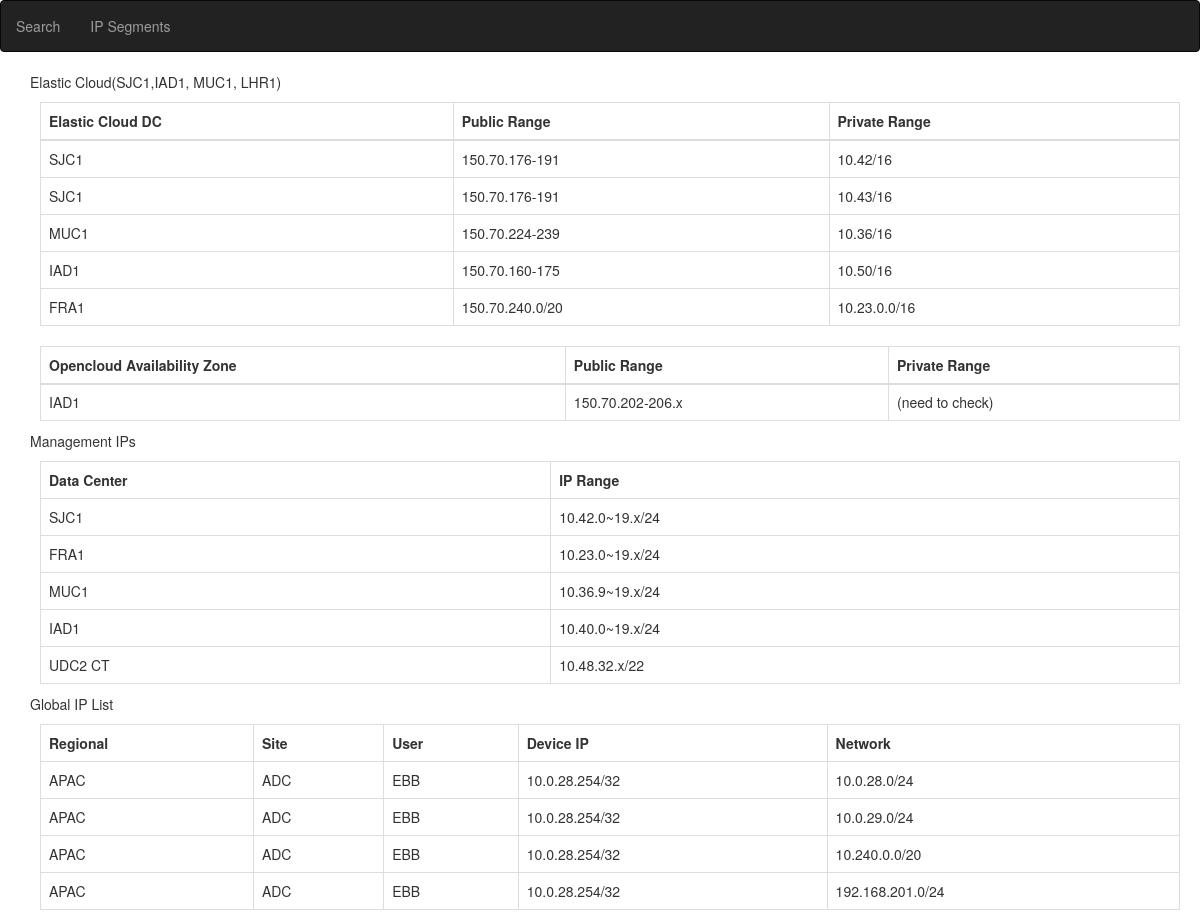
The page /proj/ipseg.php on the database its author committed.
### tables this page shows
CREATE TABLE `elastic_cloud` (
  `ecseg_id` int(11) NOT NULL AUTO_INCREMENT,
  `ec_dc` varchar(45) NOT NULL,
  `ecpub_ip` varchar(15) NOT NULL,
  `ecpri_ip` varchar(15) NOT NULL,
  PRIMARY KEY (`ecseg_id`),
  UNIQUE KEY `ecseg_id_UNIQUE` (`ecseg_id`)
);

CREATE TABLE `opencloud_az` (
  `ocazseg_id` int(11) NOT NULL AUTO_INCREMENT,
  `oc_az` varchar(45) NOT NULL,
  `ocazpub_ip` varchar(45) NOT NULL,
  `ocazpri_ip` varchar(45) NOT NULL,
  PRIMARY KEY (`ocazseg_id`)
);

CREATE TABLE `dc` (
  `dcseg_id` int(11) NOT NULL AUTO_INCREMENT,
  `dc` varchar(45) NOT NULL,
  `ip_range` varchar(45) NOT NULL,
  PRIMARY KEY (`dcseg_id`),
  UNIQUE KEY `dcseg_id_UNIQUE` (`dcseg_id`)
);

CREATE TABLE `global_ip` (
  `globalseg_id` int(11) NOT NULL AUTO_INCREMENT,
  `regional` varchar(45) NOT NULL,
  `site` varchar(45) NOT NULL,
  `users` varchar(45) NOT NULL,
  `device_ip` varchar(45) NOT NULL,
  `network` varchar(45) NOT NULL,
  PRIMARY KEY (`globalseg_id`),
  UNIQUE KEY `globalseg_id_UNIQUE` (`globalseg_id`)
);

### proj/ipseg.php (the view, shortened to what this page needs)
<!DOCTYPE html>
<html>
<head>
    <link rel="stylesheet" type="text/css" media="all" href="css/style.css">
    <link rel="stylesheet" type="text/css" media="all" href="css/bootstrap.css">
    <link rel="stylesheet" type="text/css" media="all" href="css/bootstrap.min.css">
</head>
<body>
    <nav class="navbar navbar-inverse" id="nav">
        <ul class="nav navbar-nav" id="navb">
            <li><a href="index.php">Search</a></li>
            <li><a href="search.php">IP Segments</a></li>
        </ul>
    </nav>
<div class="elastic container">
<p>Elastic Cloud(SJC1,IAD1, MUC1, LHR1)</p>
<table class="table-bordered table-hover table" id="table" style="margin-top:10px; margin-left:10px; margin-bottom: 10px;">
	<tr>
		<thead>
		<th>Elastic Cloud DC</th>
		<th>Public Range</th>
		<th>Private Range</th>
		</thead>
	</tr>
<?php
	$db = new mysqli('localhost', 'root', '', 'ip_segments');
		$query = $db->query("SELECT ec_dc, ecpub_ip, ecpri_ip FROM elastic_cloud");
		if ($query->num_rows) {
			while ($r = $query->fetch_object()) {
				echo "<tr>";
				echo "<td>".$r->ec_dc."</td>";
				echo "<td>".$r->ecpub_ip."</td>";
				echo "<td>".$r->ecpri_ip."</td>";
				echo "</tr>";
			}
		}
?>
</table>
</div>
<div class="oz container">
<table class="table-bordered table-hover table-sm table" id="table" style="margin-top:10px; margin-left:10px; margin-bottom: 10px;">
	<tr>
		<thead>
		<th>Opencloud Availability Zone</th>
		<th>Public Range</th>
		<th>Private Range</th>
		</thead>
	</tr>
<?php
		$query = $db->query("SELECT oc_az, ocazpub_ip, ocazpri_ip FROM opencloud_az");
		if ($query->num_rows) {
			while ($r = $query->fetch_object()) {
				echo "<tr>";
				echo "<td>".$r->oc_az."</td>";
				echo "<td>".$r->ocazpub_ip."</td>";
				echo "<td>".$r->ocazpri_ip."</td>";
				echo "</tr>";
			}
		}
?>
</table>
</div>
<div class="dc container">
<p>Management IPs</p>
<table class="table-bordered table-hover table" id="table" style="margin-top:10px; margin-left:10px; margin-bottom: 10px;">
<tr>
		<th>Data Center</th>
		<th>IP Range</th>
</tr>
<?php
$query = $db->query("SELECT dc, ip_range FROM dc");
		if ($query->num_rows) {
			while ($r = $query->fetch_object()) {
				echo "<tr>";
				echo "<td>".$r->dc."</td>";
				echo "<td>".$r->ip_range."</td>";
				echo "</tr>";
			}
		}
?>
</table>
</div>
<div class="global container">
<p>Global IP List</p>
<table class="table-bordered table-hover table" id="table" style="margin-top:10px; margin-left:10px; margin-bottom: 10px;">
	<tr>
		<th>Regional</th>
		<th>Site</th>
		<th>User</th>
		<th>Device IP</th>
		<th>Network</th>
	</tr>
<?php
	$query = $db->query("SELECT regional, site, users, device_ip, network FROM global_ip");
		if ($query->num_rows) {
			while ($r = $query->fetch_object()) {
				echo "<tr>";
				echo "<td>".$r->regional."</td>";
				echo "<td>".$r->site."</td>";
				echo "<td>".$r->users."</td>";
				echo "<td>".$r->device_ip."</td>";
				echo "<td>".$r->network."</td>";
				echo "</tr>";
			}
		}
?>
</table>
</div>
</body>
</html>

### rows shown on the page
elastic_cloud: ec_dc "SJC1", ecpub_ip "150.70.176-191", ecpri_ip "10.42/16"
elastic_cloud: ec_dc "SJC1", ecpub_ip "150.70.176-191", ecpri_ip "10.43/16"
elastic_cloud: ec_dc "MUC1", ecpub_ip "150.70.224-239", ecpri_ip "10.36/16"
elastic_cloud: ec_dc "IAD1", ecpub_ip "150.70.160-175", ecpri_ip "10.50/16"
elastic_cloud: ec_dc "FRA1", ecpub_ip "150.70.240.0/20", ecpri_ip "10.23.0.0/16"
opencloud_az: oc_az "IAD1", ocazpub_ip "150.70.202-206.x", ocazpri_ip "(need to check)"
dc: dc "SJC1", ip_range "10.42.0~19.x/24"
dc: dc "FRA1", ip_range "10.23.0~19.x/24"
dc: dc "MUC1", ip_range "10.36.9~19.x/24"
dc: dc "IAD1", ip_range "10.40.0~19.x/24"
dc: dc "UDC2 CT", ip_range "10.48.32.x/22"
global_ip: regional "APAC", site "ADC", users "EBB", device_ip "10.0.28.254/32", network "10.0.28.0/24"
global_ip: regional "APAC", site "ADC", users "EBB", device_ip "10.0.28.254/32", network "10.0.29.0/24"
global_ip: regional "APAC", site "ADC", users "EBB", device_ip "10.0.28.254/32", network "10.240.0.0/20"
global_ip: regional "APAC", site "ADC", users "EBB", device_ip "10.0.28.254/32", network "192.168.201.0/24"
